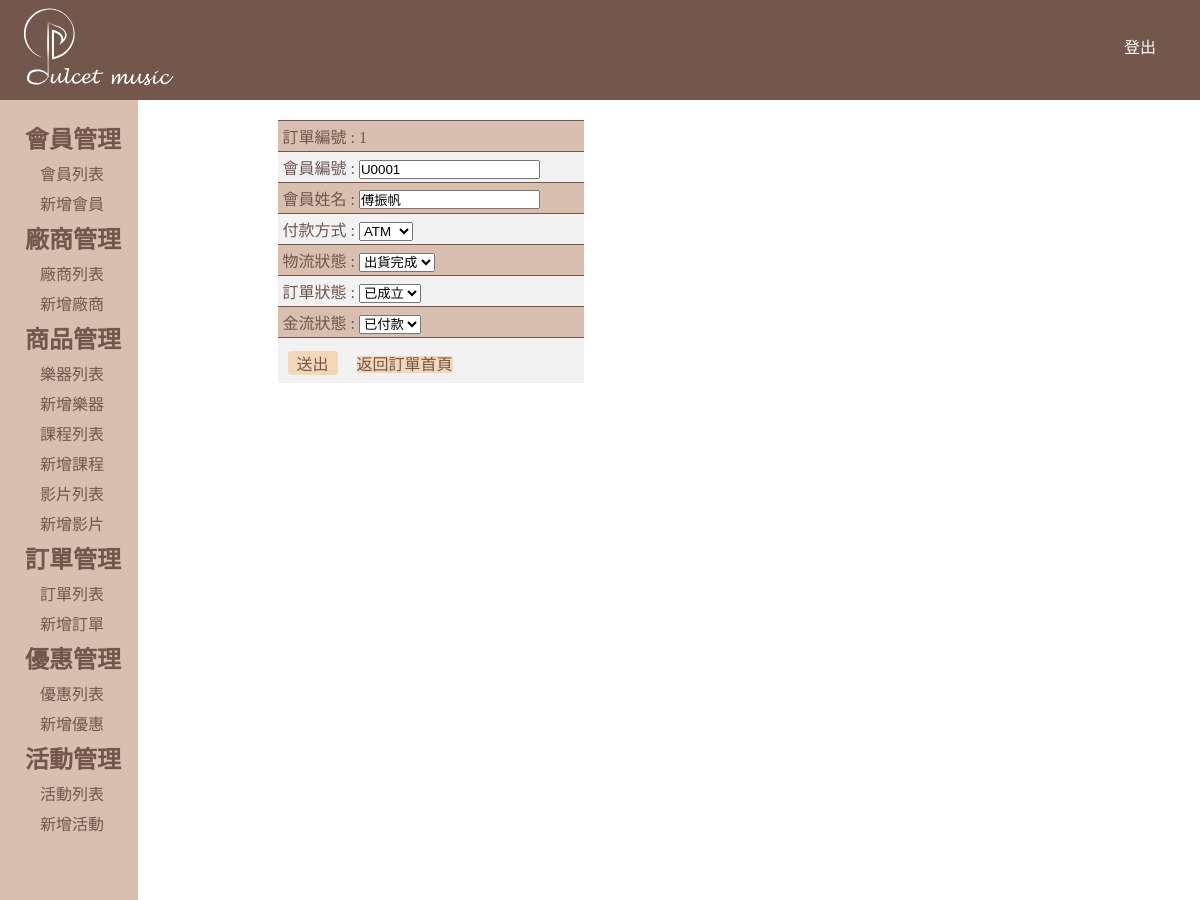
/order/editorder.php?editorderId=1 (signed in), run on the app's committed database.
### tables this page shows
CREATE TABLE `ordertable` (
  `orderid` int(5) NOT NULL COMMENT '訂單編號',
  `userID` varchar(10) DEFAULT NULL COMMENT '會員編號',
  `name` varchar(11) DEFAULT NULL COMMENT '會員姓名',
  `pay` enum('ATM','Card','Store') DEFAULT NULL COMMENT '付款方式',
  `logistics` enum('出貨完成','出貨中','尚未出貨','無') DEFAULT NULL COMMENT '物流狀態',
  `status` enum('已退貨','已成立','已取消') DEFAULT NULL COMMENT '訂單狀態',
  `cashflow` enum('已付款','未付款') DEFAULT NULL COMMENT '金流狀態',
  `amount` varchar(11) DEFAULT NULL COMMENT '總共金額',
  `create_at` datetime NOT NULL DEFAULT CURRENT_TIMESTAMP COMMENT '建立時間',
  `update_at` datetime NOT NULL DEFAULT CURRENT_TIMESTAMP ON UPDATE CURRENT_TIMESTAMP COMMENT '更新時間',
  `cancel_at` datetime DEFAULT NULL COMMENT '取消時間'
);

### order/editorder.php (the view, shortened to what this page needs)
<?php
require_once('../checkSession.php');
require_once('../db.inc.php');
?>
<!DOCTYPE html>
<html lang="en">
<head>
<link rel="stylesheet"  type="text/css" href="../css/css-ALL.css">
        </head>
        <body>
            <header class="header">
        <figure>
            <img src="../css/logo_rectangle.svg" title="Logo"  style="height:100px">
        </figure>
        <a href="../logout.php?logout=1" style="margin:20px">登出</a>
            </header>
            <div class="wrap">
                <div class="left-wrap">
                    <?php require_once("./list.php"); ?>
                </div>
                <div class="right-wrap">
    <?php
    $sql = "SELECT `orderid`,`userID`,`name`,`pay`,
    `logistics`,`status`,`cashflow`
    FROM `ordertable`
    WHERE `orderid` = ?";
    $arrParam = [$_GET['editorderId']];
    $stmt = $pdo->prepare($sql);
    $stmt->execute($arrParam);
    $arr = $stmt->fetchAll(PDO::FETCH_ASSOC);
    if(count($arr) > 0) {
    ?>
  <form name="myform" method="post" action="./updateorder.php?editorderId=<?php echo $_GET['editorderId']; ?>" enctype="multipart/form-data">
   <table  class="table1">
      <tbody>
      <tr>
        <td class="border"> 訂單編號 : <?php echo $arr[0]['orderid']; ?><br></td>
      </tr>
        <tr>
        <td class="border">會員編號 : <input class="inp" name="userID" type="text" value="<?php echo $arr[0]['userID']; ?>"><br></td>
      </tr>
      <tr>
        <td class="border">會員姓名 : <input class="inp" name="name" type="text" value="<?php echo $arr[0]['name']; ?>"><br></td>
      </tr>
      <tr>
        <td class="border">付款方式 : <select class="inp" name="pay" type="text" value="<?php echo $arr[0]['pay']; ?>">
          <option value="ATM">ATM</option>
          </select><br>
        </td>
      </tr>
      <tr>
        <td class="border">物流狀態 : <select class="inp" name="logistics" type="text" value="<?php echo $arr[0]['logistics']; ?>">
          <option value="出貨完成">出貨完成</option>
          </select><br>
        </td>
      </tr>
      <tr>
        <td class="border">   訂單狀態 : <select class="inp" name="status" type="text" value="<?php echo $arr[0]['status']; ?>">
          <option value="已成立">已成立</option>
          </select><br>
        </td>
      </tr>
        <td class="border">金流狀態 : <select class="inp" name="cashflow" type="text" value="<?php echo $arr[0]['cashflow']; ?>">
          <option value="已付款">已付款</option>
          </select><br>
        </td>
        <tr>
          <td class="border" colspan="6">
            <input class="inp-addbtn" type="submit" name="smb" value="送出">
        <a class="inp-addbtn" href="./admin.php">返回訂單首頁</a>
      </td>
    </tr>
      </tbody>
    </table>
    <?php
    }else{
        echo "沒有資料";
    }
    ?>
  </form>
</body>
</html>

### css/css-ALL.css (style rules this page uses)
:root { --mainFont-family: 微軟正黑體; --color01: #F2D7B8; --color02: #73564C; --color03: #BF8F73; --color04: #D9BFB0; --color05: #f2f2f2; --font-medium: medium; }
* { padding: 0; margin: 0; box-sizing: border-box; }
a { text-decoration: none; }
.header { width: 100%; height: 100px; line-height: 55px; background-color: var(--color02); display: flex; justify-content: space-between; }
.header a { display: block; width: 80px; text-align: center; padding: 0 20px; color:#fff; font-size: var(--font-medium); font-family: var(--mainFont-family); }
.wrap { width: 100%; display:flex; align-items: stretch; }
.left-wrap { width: 13%; min-height: 100vh; background-color: var(--color04); padding-top: 20px; }
.right-wrap { width: 100%; height: 100%; padding: 20px; }
.right-wrap .border { border-top: 1px solid var(--color02); padding: 3px 5px; }
.right-wrap .table1 { margin: 0 120px; border-collapse: collapse; }
.title-form .inp-searchbtn , .inp-addbtn { width: 50px; border: 0; font-size: var(--font-size); color: var(--color02); background-color: var(--color01); font-family: var(--mainFont-family); border-radius: 3px; margin:10px 10px 5px 5px; }
.table1 { min-width: 30%; font-family: var(--mainFont-family); }
.table1 > tbody > tr:nth-child(odd) { background: var(--color04); color: var(--color02); }
.table1 > tbody > tr:nth-child(even) { background: var(--color05); color: var(--color02); }

### data on the page
ordertable: orderid "1", userID "U0001", name "傅振帆", pay "ATM", logistics "出貨完成", status "已成立", cashflow "已付款"
